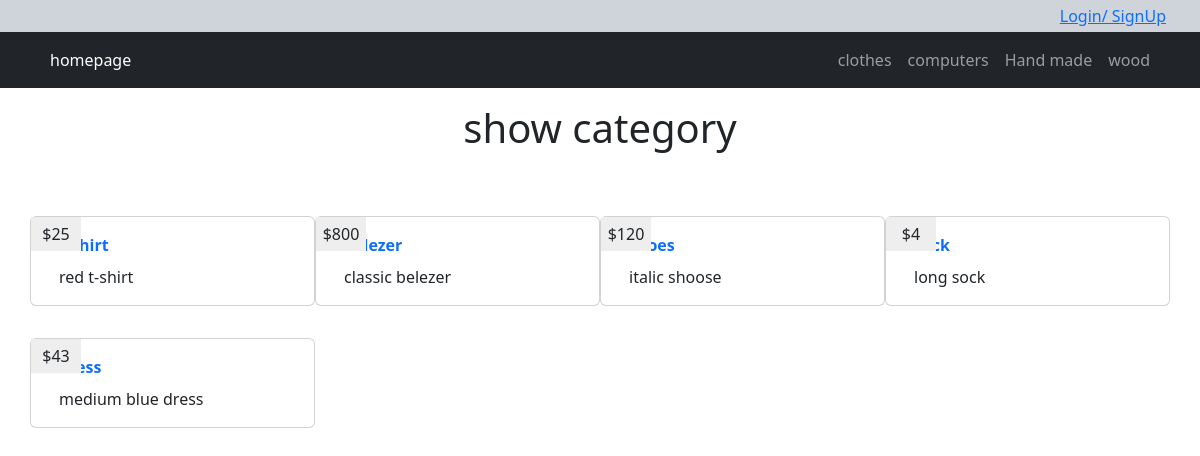
The app's page /categories.php?id=13 with its own data.
### tables this page shows
CREATE TABLE `categories` (
  `id` int(11) NOT NULL,
  `name` varchar(30) NOT NULL,
  `description` text NOT NULL,
  `ordering` int(11) NOT NULL,
  `visibility` smallint(6) NOT NULL,
  `allow_comment` smallint(6) NOT NULL,
  `allow_adds` smallint(6) NOT NULL
);

CREATE TABLE `items` (
  `item_id` int(11) NOT NULL,
  `name` varchar(30) NOT NULL,
  `description` text NOT NULL,
  `price` varchar(50) NOT NULL,
  `add_date` date NOT NULL,
  `country_made` varchar(40) NOT NULL,
  `image` varchar(130) NOT NULL,
  `approve` int(11) DEFAULT NULL,
  `status` varchar(50) NOT NULL,
  `rating` int(11) NOT NULL,
  `cat_id` int(11) NOT NULL,
  `member_id` int(11) NOT NULL
);

### init.php (called while the page is built, shortened)
<?php
$tmp='includes/templates';
$fun='includes/functions';
include ('connect.php');
include  $tmp . "/header.php";
include $tmp . '/nav.php';
include $fun ."/function.php";

### includes/functions/function.php (called while the page is built, shortened)
<?php
function getAll($field,$table,$where=null,$and=null,$orderfield,$ordering='DESC'){
    global $con;
    $sql="select $field from $table $where  $and order by $orderfield $ordering";
    try{
        $res=mysqli_query($con,$sql);
        return $res;
    }
    catch(Exception $e){
        echo $e;
        echo 'failed';
    }
}

### categories.php (the view, shortened to what this page needs)
<?php
include ('init.php');
$id= isset($_GET['id']) ? $_GET['id'] : '0';
$res=getAll("*","items","where cat_id=".$id,"","item_id","");
?>
<div class="container">
    <h1 class="text-center mt-3 mb-5">show category</h1>
    <div class="row ">
       <?php
       while($row=mysqli_fetch_assoc($res)){
        ?>
         <div class="card col-md-6 col-lg-3 mb-3 mt-3">
            <div class="card-body">
                <div class="card-title text-primary fw-bold"><?=$row['name']?></div>
                <div class="card-text"><?=$row['description']?></div>
                <span class='price'><?='$'. $row['price']?></span>
            </div>
        </div>
        <?php
       }
       ?>
    </div>
</div>
<?php include $tmp . '/footer.php';?>

### includes/templates/nav.php (shortened to what this page needs)
<div class=" bg-dark-subtle">
    <div class=" container header p-1 ">
        <?php
        if (isset($_SESSION['User'])) {
            $sql="select  user_id from users where username='$_SESSION[User]'";
            $res=mysqli_query($con,$sql);
            $row=mysqli_fetch_assoc($res);
            $_SESSION['user_id']=$row['user_id'];
        ?>
            <ul class="navbar-nav">
                <li class="nav-item dropdown">
                    <button class="btn btn-dark-outline dropdown-toggle" data-bs-toggle="dropdown" aria-expanded="false">
                        <?php echo $_SESSION['User']; ?>
                    </button>
                    <ul class="dropdown-menu dropdown-menu-dark">
                        <li><a class="dropdown-item" href="profile.php">my profile</a></li>
                        <li><a class="dropdown-item" href="items.php">add item</a></li>
                        <li><a class="dropdown-item" href="showitems.php">my items</a></li>
                        <li><a class="dropdown-item" href="logout.php">Logout</a></li>
                    </ul>
                </li>
            </ul>
        <?php
        } else {
        ?>
            <div class="d-flex justify-content-end ">
                <a href="login.php">Login/ SignUp</a>
            </div>
        <?php
        }
        ?>
    </div>
</div>
<nav class="navbar navbar-expand-lg  navbar-dark bg-dark">
    <div class="container ">
        <div class="collapse navbar-collapse" id="navbarTogglerDemo01">
            <ul class="navbar-nav me-auto mb-2 mb-lg-0">
                <a class="nav-link active" aria-current="page" href="index.php">homepage</a>
            </ul>
            <ul class="navbar-nav ">
                <?php
                $sql = "select  * from categories limit 5";
                try {
                    $res = mysqli_query($con, $sql);
                    while ($row = mysqli_fetch_assoc($res)) {
                ?>
                        <li class="nav-item">
                            <a class="nav-link" aria-current="page" href="categories.php?id=<?=$row['id']?>"><?=$row['name']?></a>
                        </li>
                <?php
                    }
                } catch (Exception $e) {
                    echo $e;
                    echo 'failed';
                }
                ?>
            </ul>
        </div>
    </div>
</nav>

### layout/css/backend.css (style rules this page uses)
* { -webkit-box-sizing:border-box; -moz-box-sizing:border-box; box-sizing:border-box; }
body { margin:0; padding:0; }
ul { list-style: none; padding:0; margin:0; }
.card { position: relative; }
.card .price { position: absolute; display: inline-block; min-width:50px; padding:5px; background-color: #eee; top:0; left:0; text-align:center; }

### records on screen
categories: name "clothes"
categories: name "computers"
categories: name "Hand made"
categories: name "wood"
items: name "t-shirt", description "red t-shirt", price "25"
items: name "belezer", description "classic belezer", price "800"
items: name "shoes", description "italic shoose", price "120"
items: description "long sock", price "4"
items: description "medium blue dress", price "43"
